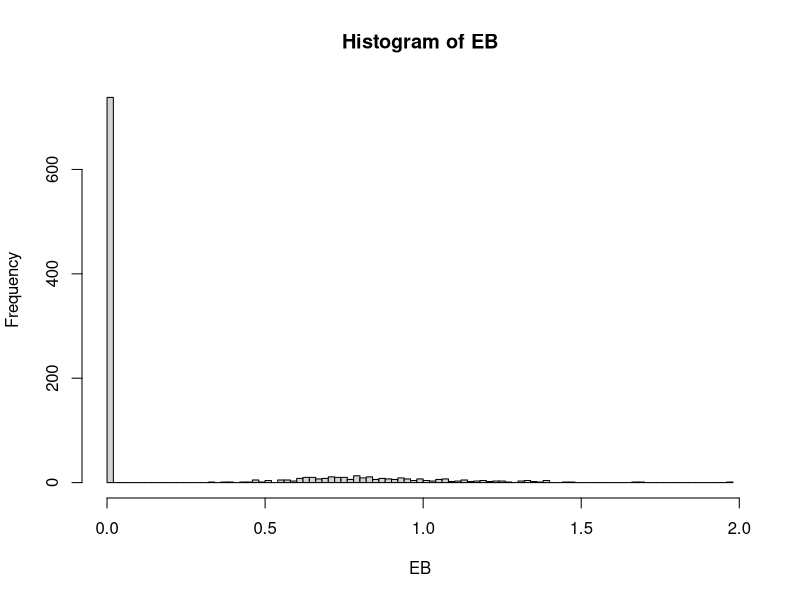

Source code (R):
TB <- .5
EB <- vector()
for(i in 1:1000){
  x <- rnorm(10)
  y <- 10 + TB*x + rnorm(10)
  fit <- summary(lm(y~x))
  p <- fit$coefficients[2,4]
  if(p<=.05) EB[i] <- fit$coefficients[2,1]
  if(p>.05) EB[i] <- 0
}
hist(EB, breaks=100)
mean(EB[EB!=0])
